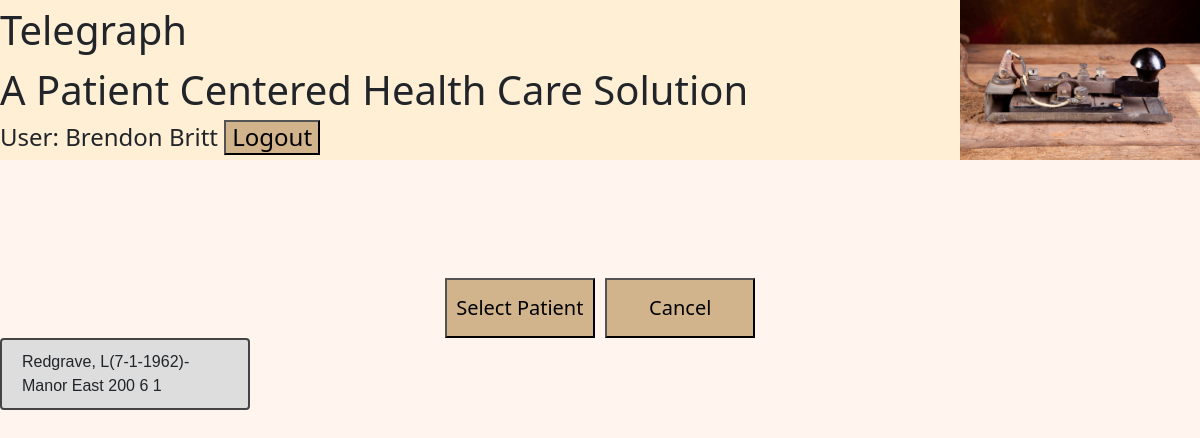
The app's page /user/view_my_patients/ (signed in) with its own data.
### user/models.py (models this page shows, shortened)
class Staff_Member(AbstractUser):
    credential = models.ForeignKey(Credentials, on_delete=models.SET_DEFAULT, default=None, null=True, related_name='this_credential')
    phone_number = models.CharField(max_length=15)

### patient/models.py (models this page shows, shortened)
class Patients_Location(models.Model):
    room = models.ForeignKey(Facility_Rooms, on_delete=models.SET_DEFAULT, default=None, null=True)
    facility = models.ForeignKey(Facility, on_delete=models.SET_DEFAULT, default=None, null=True)
    patient =  models.ForeignKey(Patients, on_delete=models.CASCADE, default=None, null=True)

class Patients(models.Model):
    First_Name = models.CharField(max_length=50)
    Last_Name  = models.CharField(max_length=50)
    Date_of_Birth = models.DateField()
    def __str__(self):
        return '%s, %s(%d-%d-%d)' % (self.Last_Name, self.First_Name[0], self.Date_of_Birth.month, self.Date_of_Birth.day, self.Date_of_Birth.year)

### organization/models.py (models this page shows)
class Facility_Rooms(models.Model):
    unit =  models.ForeignKey(Units, on_delete=models.CASCADE, default=None, null=True)
    room_number = models.CharField(max_length=30, null=False)
    bed_number = models.CharField(max_length=30, null=False)
    def __str__(self):
        return '%s %s %s' % (self.unit.__str__(), self.room_number, self.bed_number)

class Units(models.Model):
    facility = models.ForeignKey(Facility, on_delete=models.CASCADE, default=None, null=True)
    unit_name = models.CharField(max_length=30, null=False)
    def __str__(self):
        return '%s %s' % (self.facility.__str__(), self.unit_name)
    class Meta:
        order_with_respect_to = 'facility'

class Facility(models.Model):
    name = models.CharField(max_length=100, null=False, unique=True)
    address_1 = models.CharField(max_length=30, null=False, default='')
    address_2 = models.CharField(max_length=30, null=False, default='')
    address_3 = models.CharField(max_length=30, null=False, default='')
    city = models.CharField(max_length=30, null=False, default='')
    state = models.CharField(max_length=2, null=False, default='')
    zip_code = models.CharField(max_length=12, null=False, default='')
    phone_number = models.CharField(max_length=15, null=False, default='')
    fax_number = models.CharField(max_length=15, null=False, default='')
    def __str__(self):
        return '%s ' % (self.name)
    class Meta:
        order_with_respect_to = 'name'

### user/views.py (the view)
# urls.py: path('view_my_patients/', views.view_my_patients, name='view_my_patients'),
def view_my_patients(request):
    this_user = Staff_Member.objects.get(username=request.user.username)
    the_roles = Staff_Member_Roles.objects.filter(staff_member=this_user)
    if len(the_roles)==0:
        return render(request, 'user/view_my_patients.html', {'Error_Message':'No Patients Assigned'})
    the_units = []
    for one_role in the_roles:
        this_roles_units = one_role.unit.all()
        for one_unit in this_roles_units:
            if not (one_unit in the_units):
                the_units.append(one_unit)
    the_rooms = Facility_Rooms.objects.filter(unit__in=this_roles_units)
    the_patients = Patients_Location.objects.filter(room__in=the_rooms)
    if request.method=="POST":
        if 'cancel' in request.POST:
            return redirect('/')
        elif 'patient_select' in request.POST:
            print('patient selected')
    return render(request, 'user/view_my_patients.html', {'the_patients':the_patients})

### user/templates/user/view_my_patients.html (shortened to what this page needs)
{% extends 'Base.html' %}
{% block content %}
    {% load static %}
    <form method="POST">
        <div class="sub-title">
            <center>
                {{Error_Message}}<br>
                <button type="submit" name="patient_select" class="button-index">Select Patient</button>
                <button type="submit" name="cancel" class="button-index">Cancel</button>
            </center>
        </div>
        <div class="radio-patients">
            {% for one_patient in the_patients %}
                <label for="id-{{one_patient.patient.id}}">{{one_patient.patient}}{{one_patient.unit}}-{{one_patient.room}}</label>
            {% endfor %}
        </div>
    </form>
{% endblock %}

### telegraph/templates/base.html (shortened to what this page needs)
<!DOCTYPE html>
<html>
<head>
    {% load static %}
    <link rel="stylesheet" href="https://cdn.jsdelivr.net/npm/bootstrap@5.1.0/dist/css/bootstrap.min.css">
    <link rel="stylesheet" href="{% static 'css/style.css' %}">
</head>
<body>
    <div class="heading_bar_split">
        <div class="heading_left">
            Telegraph<br>A Patient Centered Health Care Solution<br>
            {% if user.is_authenticated %}
                <h4>User: {{user.first_name}} {{user.last_name}} <a href="/user/logout"><button
                        class="button-header">Logout</button></a></h4>
            {% endif %}
        </div>
        <div class="heading_right">
            <img src="{% static 'images/telegraphsmall.jpg' %}" alt="Telegraph picture" height=160 align="right">
        </div>
    </div>
    {% block content%}
    {% endblock%}
</body>
</html>

### Static/css/style.css (style rules this page uses)
body { background: seashell; font-size: 25px; position: relative; }
.heading_bar_split { position: relative; background: papayawhip; font-size: 40px; height: 160px; }
.heading_left { width: 80vw; position: absolute; left: 0; text-justify: left; }
.heading_right { width: 20vw; position: absolute; right: 0; text-justify: right; }
.sub-title { font-size: 40px; position: relative; padding-top: 50px; }
.button-index { height:60px; width:150px; font-size:20px; background-color: tan }
.button-header { height:35px; background-color: tan }
label { display: inline-block; clear: left; width: 250px; text-align: left; }
.radio-patients label { display: inline-block; background-color: #ddd; padding: 10px 20px; font-family: sans-serif, Arial; font-size: 16px; border: 2px solid #444; border-radius: 4px; }

### records on screen
Staff_Member: first_name "Brendon", last_name "Britt"
Patients_Location: patient "Redgrave, L(7-1-1962)", room "Manor East 200 6 1"
